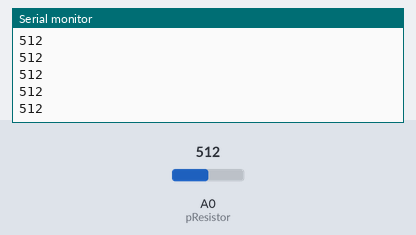
The sketch below on a simulated Arduino Uno, built with avr-gcc and run on an emulated ATmega328P. Parts: the last lines printed to the serial monitor. The test bench sets the inputs (shaded band); at power-on: A0 (pResistor) = 512.

Above: at 1.2 s.
1.3 s: A0 (pResistor) set to 716
At 2.1 s:
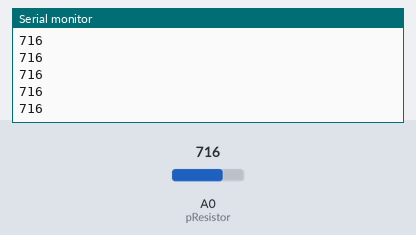
2.8 s: A0 (pResistor) set to 900
At 3.7 s:
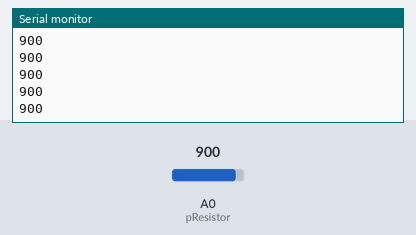
Timing chart, 0 to 5.8 s (numbered marks = the images above; inputs shaded):
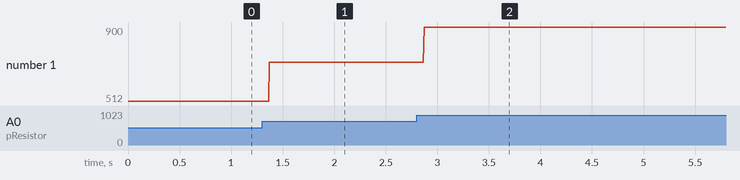

The sketch:

lighttest.ino
```cpp
const int pResistor = A0;
int lightvalue;

void setup() {
  // put your setup code here, to run once:
Serial.begin(9600);
}

void loop() {
  // put your main code here, to run repeatedly:
lightvalue = analogRead(pResistor);
  Serial.println(lightvalue);
}
```

Measured:
- after the input at 1.3 s, the serial monitor: prints a new line after 0.07 s (image 1)
- after the input at 2.8 s, the serial monitor: prints a new line after 0.07 s (image 2)
- plotted number 1: 512 → 716 after the input at 1.3 s, 716 → 900 after the input at 2.8 s
